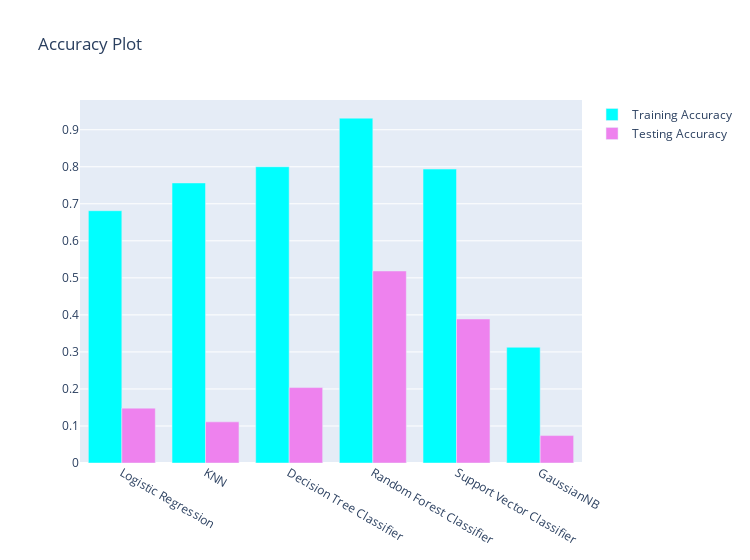

Write notebook code for a chart like this one.
### Code cell
x = ['Logistic Regression', 'KNN', 'Decision Tree Classifier','Random Forest Classifier','Support Vector Classifier','GaussianNB']
y1 = [lr_train_acc, knn_train_acc,dt_train_acc,rf_train_acc,svc_train_acc, gnb_train_acc]
y2 = [lr_test_acc, knn_test_acc,dt_test_acc,rf_test_acc,svc_test_acc, gnb_test_acc]

trace1 = go.Bar(x = x, y = y1, name = 'Training Accuracy', marker = dict(color = 'cyan'))
trace2 = go.Bar(x = x, y = y2, name = 'Testing Accuracy', marker = dict(color = 'violet'))
data = [trace1,trace2]
layout = go.Layout(title = 'Accuracy Plot', width = 750)
fig = go.Figure(data = data, layout = layout)
py.iplot(fig)

### Figure 1 — Plotly figure (JSON) as saved in the notebook; plotly's stock layout.template omitted (floating-point values rounded to 4 significant figures)
{"data": [{"marker": {"color": "cyan"}, "name": "Training Accuracy", "type": "bar", "x": ["Logistic Regression", "KNN", "Decision Tree Classifier", "Random Forest Classifier", "Support Vector Classifier", "GaussianNB"], "y": [0.6813, 0.7562, 0.8, 0.9313, 0.7937, 0.3125]}, {"marker": {"color": "violet"}, "name": "Testing Accuracy", "type": "bar", "x": ["Logistic Regression", "KNN", "Decision Tree Classifier", "Random Forest Classifier", "Support Vector Classifier", "GaussianNB"], "y": [0.1481, 0.1111, 0.2037, 0.5185, 0.3889, 0.07407]}], "layout": {"title": {"text": "Accuracy Plot"}, "width": 750}}
